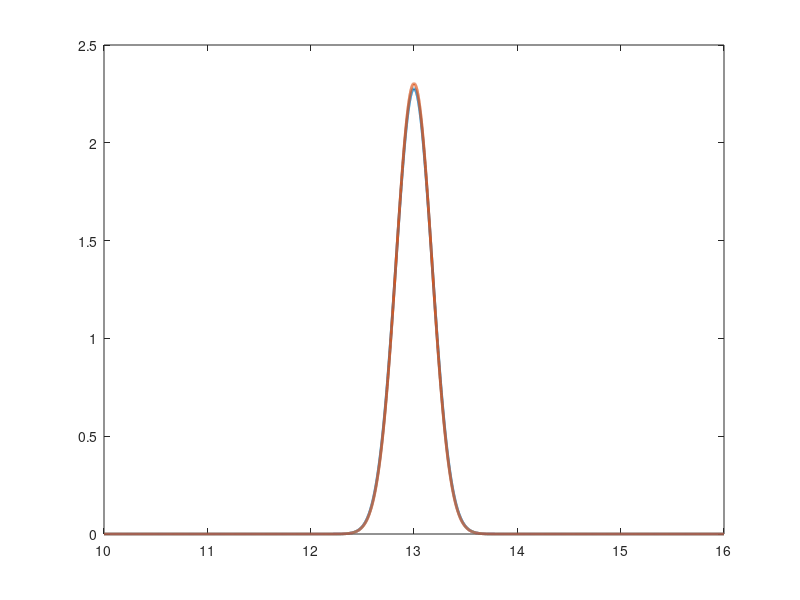

The MATLAB script that drew this image: (Note: this script raises an error after producing the figure.)
n = 100; % change value of n accordingly
t = 100;

Xi = ones(t, 1); 
Xi = Xi / 6; %pdfs of Xi's
Zn = Xi;

if n > 1
    for i=2:n
        Zn = conv(Zn, Xi);
    end
end

xi = linspace(10, 16, length(Zn));
areaUnderGraph = trapz(xi, Zn);
Zn = Zn / areaUnderGraph; % normalize Zn

mu = 13;
variance = 3/n;
sigma = variance^0.5;
pdf = normpdf(xi, mu, sigma);

plot(xi, Zn, 'Linewidth', 2);
hold on;
plot(xi, pdf, 'Linewidth', 2);
title(['Calculated PDF of Zn for n = ', num2str(n)], ' with the PDF of a Gaussian RV');
xlabel("Value");
ylabel("Probability Density");
hold off;